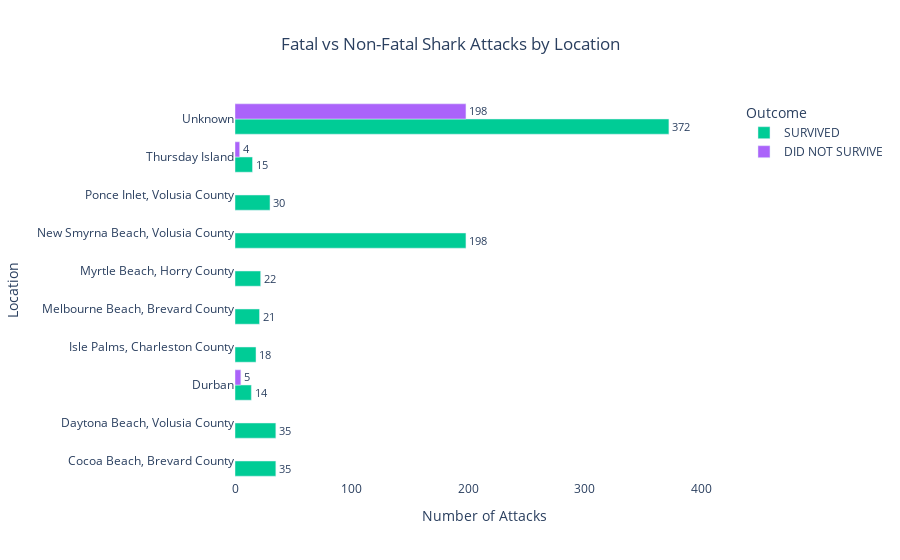

Notebook code for this chart:
### Code cell
# Plot as horizontal bar chart
fig = px.bar(
    fatality_location,
    y='location_clean',  # y-axis for horizontal bars
    x='Count',           # x-axis for length of bars
    color='Fatal Y/N',
    barmode='group',
    orientation='h',  # Horizontal bars
    title='Fatal vs Non-Fatal Shark Attacks by Location',
    labels={'location_clean': 'Location', 'Count': 'Number of Attacks', 'Fatal Y/N': 'Outcome'},
    color_discrete_map={'Did not survive': '#d62728', 'Survived': '#2ca02c'},
    text='Count'
)

# Position the text outside bars (for horizontal, at right of bars)
fig.update_traces(textposition='outside')

# Update layout so axes are correctly labeled
fig.update_layout(
    yaxis=dict(title='Location'),
    xaxis=dict(title='Number of Attacks', range=[0, fatality_location['Count'].max() * 1.15]),
    plot_bgcolor='white',
    title_x=0.5,
    legend_title_text='Outcome'
)

fig.show()

### Figure 1 — Plotly figure (JSON) as saved in the notebook; plotly's stock layout.template omitted (floating-point values rounded to 4 significant figures)
{"data": [{"alignmentgroup": "True", "hovertemplate": "Outcome=SURVIVED<br>Number of Attacks=%{text}<br>Location=%{y}<extra></extra>", "legendgroup": "SURVIVED", "marker": {"color": "#00cc96", "pattern": {"shape": ""}}, "name": "SURVIVED", "offsetgroup": "SURVIVED", "orientation": "h", "showlegend": true, "text": [35, 35, 14, 18, 21, 22, 198, 30, 15, 372], "textposition": "outside", "type": "bar", "x": [35, 35, 14, 18, 21, 22, 198, 30, 15, 372], "xaxis": "x", "y": ["Cocoa Beach, Brevard County", "Daytona Beach, Volusia County", "Durban", "Isle Palms, Charleston County", "Melbourne Beach, Brevard County", "Myrtle Beach, Horry County", "New Smyrna Beach, Volusia County", "Ponce Inlet, Volusia County", "Thursday Island", "Unknown"], "yaxis": "y"}, {"alignmentgroup": "True", "hovertemplate": "Outcome=DID NOT SURVIVE<br>Number of Attacks=%{text}<br>Location=%{y}<extra></extra>", "legendgroup": "DID NOT SURVIVE", "marker": {"color": "#ab63fa", "pattern": {"shape": ""}}, "name": "DID NOT SURVIVE", "offsetgroup": "DID NOT SURVIVE", "orientation": "h", "showlegend": true, "text": [5, 4, 198], "textposition": "outside", "type": "bar", "x": [5, 4, 198], "xaxis": "x", "y": ["Durban", "Thursday Island", "Unknown"], "yaxis": "y"}], "layout": {"barmode": "group", "legend": {"title": {"text": "Outcome"}, "tracegroupgap": 0}, "plot_bgcolor": "white", "title": {"text": "Fatal vs Non-Fatal Shark Attacks by Location", "x": 0.5}, "xaxis": {"anchor": "y", "domain": [0, 1], "range": [0, 427.8], "title": {"text": "Number of Attacks"}}, "yaxis": {"anchor": "x", "domain": [0, 1], "title": {"text": "Location"}}}}
